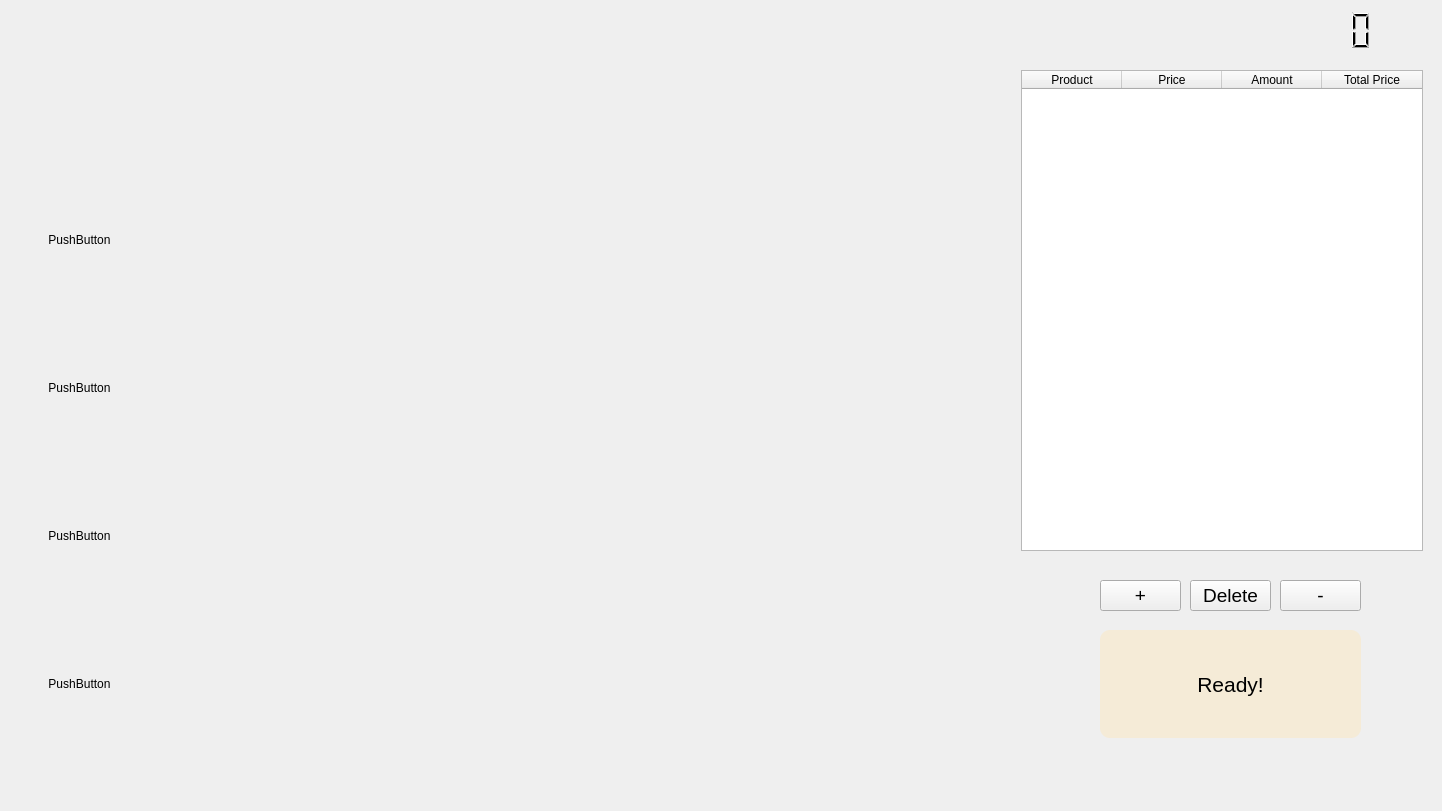
<?xml version="1.0" encoding="UTF-8"?>
<ui version="4.0">
 <class>MainWindow</class>
 <widget class="QMainWindow" name="MainWindow">
  <property name="geometry">
   <rect>
    <x>0</x>
    <y>0</y>
    <width>1442</width>
    <height>811</height>
   </rect>
  </property>
  <property name="sizePolicy">
   <sizepolicy hsizetype="MinimumExpanding" vsizetype="Expanding">
    <horstretch>0</horstretch>
    <verstretch>0</verstretch>
   </sizepolicy>
  </property>
  <property name="windowTitle">
   <string>MainWindow</string>
  </property>
  <widget class="QWidget" name="centralwidget">
   <widget class="QPushButton" name="pushButton">
    <property name="geometry">
     <rect>
      <x>1100</x>
      <y>580</y>
      <width>81</width>
      <height>31</height>
     </rect>
    </property>
    <property name="font">
     <font>
      <pointsize>14</pointsize>
      <underline>false</underline>
     </font>
    </property>
    <property name="styleSheet">
     <string notr="true">border: 1px solid black;
border-radius: 10;
background-color: rgb(199, 199, 199);
QPushButton::hover {
	background-color: rgb(220, 220, 220);
};</string>
    </property>
    <property name="text">
     <string>+</string>
    </property>
    <property name="default">
     <bool>false</bool>
    </property>
    <property name="flat">
     <bool>false</bool>
    </property>
   </widget>
   <widget class="QPushButton" name="pushButton_2">
    <property name="geometry">
     <rect>
      <x>1190</x>
      <y>580</y>
      <width>81</width>
      <height>31</height>
     </rect>
    </property>
    <property name="font">
     <font>
      <pointsize>14</pointsize>
      <underline>false</underline>
     </font>
    </property>
    <property name="styleSheet">
     <string notr="true">border: 1px solid black;
border-radius: 10;
background-color: rgb(199, 199, 199);
QPushButton::hover {
	background-color: rgb(220, 220, 220);
};</string>
    </property>
    <property name="text">
     <string>Delete</string>
    </property>
    <property name="default">
     <bool>false</bool>
    </property>
    <property name="flat">
     <bool>false</bool>
    </property>
   </widget>
   <widget class="QPushButton" name="pushButton_3">
    <property name="geometry">
     <rect>
      <x>1280</x>
      <y>580</y>
      <width>81</width>
      <height>31</height>
     </rect>
    </property>
    <property name="font">
     <font>
      <pointsize>14</pointsize>
      <underline>false</underline>
     </font>
    </property>
    <property name="styleSheet">
     <string notr="true">border: 1px solid black;
border-radius: 10;
background-color: rgb(199, 199, 199);
QPushButton::hover {
	background-color: rgb(220, 220, 220);
};</string>
    </property>
    <property name="text">
     <string>-</string>
    </property>
    <property name="default">
     <bool>false</bool>
    </property>
    <property name="flat">
     <bool>false</bool>
    </property>
   </widget>
   <widget class="QWidget" name="verticalLayoutWidget">
    <property name="geometry">
     <rect>
      <x>0</x>
      <y>0</y>
      <width>159</width>
      <height>781</height>
     </rect>
    </property>
    <property name="sizePolicy">
     <sizepolicy hsizetype="Preferred" vsizetype="Preferred">
      <horstretch>0</horstretch>
      <verstretch>1</verstretch>
     </sizepolicy>
    </property>
    <layout class="QVBoxLayout" name="verticalLayout" stretch="1,1,1,1,0">
     <property name="spacing">
      <number>5</number>
     </property>
     <property name="sizeConstraint">
      <enum>QLayout::SetMinimumSize</enum>
     </property>
     <item>
      <widget class="QPushButton" name="home_button">
       <property name="sizePolicy">
        <sizepolicy hsizetype="Minimum" vsizetype="Fixed">
         <horstretch>0</horstretch>
         <verstretch>1</verstretch>
        </sizepolicy>
       </property>
       <property name="minimumSize">
        <size>
         <width>100</width>
         <height>100</height>
        </size>
       </property>
       <property name="styleSheet">
        <string notr="true"/>
       </property>
       <property name="text">
        <string/>
       </property>
       <property name="icon">
        <iconset>
         <normaloff>../icons/icons/home.png</normaloff>../icons/icons/home.png</iconset>
       </property>
       <property name="iconSize">
        <size>
         <width>40</width>
         <height>32</height>
        </size>
       </property>
       <property name="flat">
        <bool>true</bool>
       </property>
      </widget>
     </item>
     <item>
      <widget class="QPushButton" name="pushButton_9">
       <property name="sizePolicy">
        <sizepolicy hsizetype="Minimum" vsizetype="Fixed">
         <horstretch>0</horstretch>
         <verstretch>1</verstretch>
        </sizepolicy>
       </property>
       <property name="minimumSize">
        <size>
         <width>33</width>
         <height>101</height>
        </size>
       </property>
       <property name="text">
        <string>PushButton</string>
       </property>
       <property name="flat">
        <bool>true</bool>
       </property>
      </widget>
     </item>
     <item>
      <widget class="QPushButton" name="pushButton_8">
       <property name="sizePolicy">
        <sizepolicy hsizetype="Minimum" vsizetype="Fixed">
         <horstretch>0</horstretch>
         <verstretch>1</verstretch>
        </sizepolicy>
       </property>
       <property name="minimumSize">
        <size>
         <width>33</width>
         <height>101</height>
        </size>
       </property>
       <property name="text">
        <string>PushButton</string>
       </property>
       <property name="flat">
        <bool>true</bool>
       </property>
      </widget>
     </item>
     <item>
      <widget class="QPushButton" name="pushButton_7">
       <property name="sizePolicy">
        <sizepolicy hsizetype="Minimum" vsizetype="Fixed">
         <horstretch>0</horstretch>
         <verstretch>1</verstretch>
        </sizepolicy>
       </property>
       <property name="minimumSize">
        <size>
         <width>33</width>
         <height>101</height>
        </size>
       </property>
       <property name="text">
        <string>PushButton</string>
       </property>
       <property name="flat">
        <bool>true</bool>
       </property>
      </widget>
     </item>
     <item>
      <widget class="QPushButton" name="pushButton_5">
       <property name="sizePolicy">
        <sizepolicy hsizetype="Minimum" vsizetype="Fixed">
         <horstretch>0</horstretch>
         <verstretch>1</verstretch>
        </sizepolicy>
       </property>
       <property name="minimumSize">
        <size>
         <width>33</width>
         <height>101</height>
        </size>
       </property>
       <property name="text">
        <string>PushButton</string>
       </property>
       <property name="flat">
        <bool>true</bool>
       </property>
      </widget>
     </item>
    </layout>
   </widget>
   <widget class="QWidget" name="gridLayoutWidget">
    <property name="geometry">
     <rect>
      <x>160</x>
      <y>0</y>
      <width>821</width>
      <height>781</height>
     </rect>
    </property>
    <layout class="QGridLayout" name="gridLayout">
     <property name="sizeConstraint">
      <enum>QLayout::SetMinimumSize</enum>
     </property>
    </layout>
   </widget>
   <widget class="QPushButton" name="pushButton_4">
    <property name="geometry">
     <rect>
      <x>1100</x>
      <y>630</y>
      <width>261</width>
      <height>111</height>
     </rect>
    </property>
    <property name="font">
     <font>
      <pointsize>16</pointsize>
      <underline>false</underline>
     </font>
    </property>
    <property name="styleSheet">
     <string notr="true">QPushButton {
	background-color: rgba(255, 227, 170, 90);
    margin-bottom: 3px;
	border-radius: 10;
}
QPushButton:hover{
    background-color: rgba(32, 8, 255, 95);
	border-radius: 15;
}</string>
    </property>
    <property name="text">
     <string>Ready!</string>
    </property>
    <property name="default">
     <bool>false</bool>
    </property>
    <property name="flat">
     <bool>false</bool>
    </property>
   </widget>
   <widget class="QTableWidget" name="chosen_products">
    <property name="geometry">
     <rect>
      <x>1021</x>
      <y>70</y>
      <width>402</width>
      <height>481</height>
     </rect>
    </property>
    <property name="showDropIndicator" stdset="0">
     <bool>true</bool>
    </property>
    <property name="dragEnabled">
     <bool>false</bool>
    </property>
    <column>
     <property name="text">
      <string>Product</string>
     </property>
    </column>
    <column>
     <property name="text">
      <string>Price</string>
     </property>
    </column>
    <column>
     <property name="text">
      <string>Amount</string>
     </property>
    </column>
    <column>
     <property name="text">
      <string>Total Price</string>
     </property>
    </column>
   </widget>
   <widget class="QLCDNumber" name="lcdNumber">
    <property name="geometry">
     <rect>
      <x>1230</x>
      <y>10</y>
      <width>181</width>
      <height>41</height>
     </rect>
    </property>
    <property name="styleSheet">
     <string notr="true">border: none;</string>
    </property>
    <property name="frameShadow">
     <enum>QFrame::Sunken</enum>
    </property>
   </widget>
  </widget>
  <widget class="QMenuBar" name="menubar">
   <property name="geometry">
    <rect>
     <x>0</x>
     <y>0</y>
     <width>1442</width>
     <height>21</height>
    </rect>
   </property>
  </widget>
 </widget>
 <resources/>
 <connections/>
</ui>
